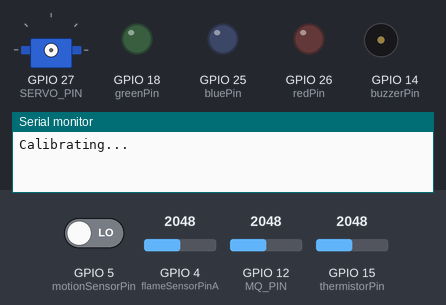
Bench run of a sketch on a simulated ESP32. Parts: servo, output pins drawn as LEDs (lit = HIGH), buzzer (waves = sounding, pin HIGH), the last lines printed to the serial monitor. The test bench sets the inputs (shaded band); at power-on: GPIO 4 (flameSensorPinA) = 2048, GPIO 5 (motionSensorPin) LOW, GPIO 12 (MQ_PIN) = 2048, GPIO 15 (thermistorPin) = 2048.

Above: at 0.1 s.
At 25.1 s:
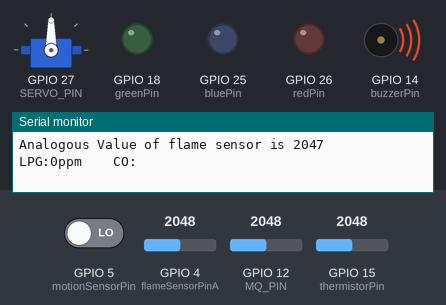
At 26.1 s:
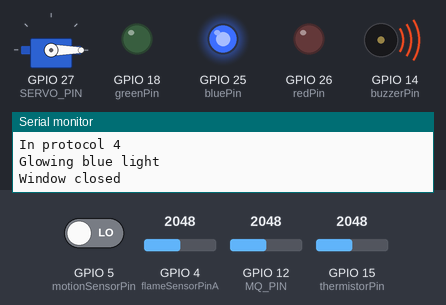
Timing chart, 0 to 27.6 s (numbered marks = the images above):
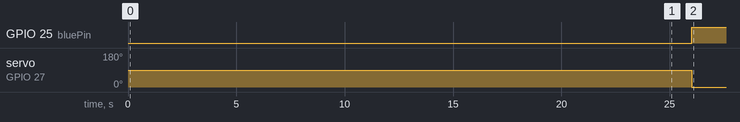

Measured:
- by itself, GPIO 25 (bluePin): LOW → HIGH at 26.0 s
- by itself, servo on GPIO 27 (SERVO_PIN): 90° → 0° at 26.0 s

The sketch:

another.ino
```cpp
#include <ESP32Servo.h>
#define         MQ_PIN                       (12)
#define         RL_VALUE                     (5)
#define         RO_CLEAN_AIR_FACTOR          (9.83)

#define         CALIBARAION_SAMPLE_TIMES     (50)
#define         CALIBRATION_SAMPLE_INTERVAL  (500)
#define         READ_SAMPLE_INTERVAL         (50)
#define         READ_SAMPLE_TIMES            (5)

#define         GAS_LPG                      (0)
#define         GAS_CO                       (1)
#define         GAS_SMOKE                    (2)

float           LPGCurve[3]  =  {2.3,0.21,-0.47};

float           COCurve[3]  =  {2.3,0.72,-0.34};

float           SmokeCurve[3] ={2.3,0.53,-0.44};
float           Ro           =  10;

#define SERVO_PIN 27
Servo servo;
int angle=0;

const int flameSensorPinA = 4;
const int flameThreshold=1800;

const int motionSensorPin = 5;

const int buzzerPin = 14;

const int thermistorPin = 15;


//dont use pin 34 & 35
const int redPin = 26;
const int greenPin = 18;
const int bluePin = 25;


const float R0 = 10000.0;
const float x0 = 28.0;
const float beta = 3950.0;

float calculateTemperature(int rawADC) {
  float R = R0 * (1023.0 / rawADC - 1.0);
  float T = 1.0 / ((log(R / R0) / beta) + (1.0 / (x0 + 273.15)));
  T -= 273.15;
  return T;
}


void setup() {
  Serial.begin(115200);
  pinMode(flameSensorPinA, INPUT);

  pinMode(motionSensorPin,INPUT);

  Serial.print("Calibrating...\n");
  Ro = MQCalibration(MQ_PIN);
  Serial.print("Calibration is done...\n");

  Serial.print("Ro=");
  Serial.print(Ro);
  Serial.print("kohm");
  Serial.print("\n");

  pinMode(thermistorPin,INPUT);

  pinMode(buzzerPin, OUTPUT);
  digitalWrite(buzzerPin,HIGH);

  servo.attach(SERVO_PIN);

  pinMode(redPin, OUTPUT);
  pinMode(greenPin, OUTPUT);
  pinMode(bluePin, OUTPUT);

}


void loop()
{
  int flameSensorValueA = analogRead(flameSensorPinA);
  Serial.println("--------------------------- --------------------------------");
  Serial.println("");

  Serial.print("Analogous Value of flame sensor is ");
  Serial.println(4095-flameSensorValueA);
  Serial.println("");

  Serial.print("LPG:");
   Serial.print(MQGetGasPercentage(MQRead(MQ_PIN)/Ro,GAS_LPG) );
   Serial.print( "ppm    " );
   Serial.print("CO:");
   Serial.print(MQGetGasPercentage(MQRead(MQ_PIN)/Ro,GAS_CO) );
   Serial.print( "ppm    " );
   Serial.print("SMOKE:");
   Serial.print(MQGetGasPercentage(MQRead(MQ_PIN)/Ro,GAS_SMOKE) );
   Serial.println( "ppm     " );
   Serial.println("");

  float rawADC = analogRead(thermistorPin);
  float temperature = calculateTemperature(rawADC);
  Serial.print("Temperature: ");
  Serial.print(temperature);
  Serial.println(" °C ,");
  Serial.println("");


  int motionSensorValue = digitalRead(motionSensorPin);

  if(( flameSensorValueA<flameThreshold))  //flame and smoke
  {
    if(motionSensorValue == HIGH)   // flame,smoke and a person inside
    {
      Serial.println("Motion Detected");
      protocol1();
    }
    else                            // flame,smoke but no one inside
    {
      Serial.println("No Motion Detected");
      protocol2();
    }
  }

  else if(MQGetGasPercentage(MQRead(MQ_PIN)/Ro,GAS_CO)>35)   // to indicate toxic levels of carbon monoxide
  {
    protocol3();
  }

  else                                        // no flame or smoke,normal conditions
  {
    protocol4();
  }

  delay(2000);

}

void protocol1()
{
  Serial.println("In protocol 1");
  // sprinkleWater(1);
  triggerBuzzer(1);
  // personStuck(1);
  controlLED(2);
  // runFan(0);
  window(1);
}

void protocol2()
{

  Serial.println("In protocol 2");
  // sprinkleWater(1);
  triggerBuzzer(1);
  // personStuck(0);
  controlLED(2);
  // runFan(0);
  window(1);
}

void protocol3()
{
    Serial.println("In protocol 3");

  // sprinkleWater(0);
   triggerBuzzer(0);
  // personStuck(0);
  controlLED(1);
  // runFan(1);
  window(1);
}

void protocol4()
{
    Serial.println("In protocol 4");

  // sprinkleWater(0);
   triggerBuzzer(0);
  // personStuck(0);
  controlLED(0);
  // runFan(0);
  window(0);
}


void triggerBuzzer(int value) {
  if(value==1)
  {
  digitalWrite(buzzerPin, LOW);
  Serial.println("Alarm triggered!");
  delay(250);
  digitalWrite(buzzerPin, HIGH);
  delay(250);
  }
  else
  {
    digitalWrite(buzzerPin,HIGH);
  }
}

//  void runFan(int value)
// {
//   if(value==1){
//    digitalWrite(fanPin, HIGH);
//     Serial.println("Turned on Fan");
//   }
//   else{
//     digitalWrite(fanPin, LOW);
//   }
// }

//  void sprinkleWater(int value)
// {
//   if(value==1){
//    digitalWrite(waterPin, HIGH);
//     Serial.println("Sprinkling Water");
//   }
//   else{
//      digitalWrite(waterPin, LOW);
//   }
// }

//  void personStuck(int value)
// {
//   if(value==1){
//    digitalWrite(rescuePin,HIGH);
//     Serial.println("Help! SOS Signal");
//   }
//   else{
//     digitalWrite(rescuePin,LOW);
//   }
// }

void window(int value)
{
  if(value==1)
  {
    angle=90;
    servo.write(angle);
    Serial.println("Opening window");
  }
  else
  {
    angle=0;
    servo.write(angle);
    Serial.println("Window closed");
  }
}


  void controlLED(int value) {
  switch (value) {
    case 0: // Blue light
      digitalWrite(redPin, LOW);
      digitalWrite(greenPin,LOW);
      digitalWrite(bluePin, HIGH);
      Serial.println("Glowing blue light");
      break;
    case 1: // Green light
      digitalWrite(redPin, LOW);
      digitalWrite(greenPin, HIGH);
      digitalWrite(bluePin, LOW);
      Serial.println("Glowing green light");
      break;
    case 2: // Red light
      digitalWrite(redPin, HIGH);
      digitalWrite(greenPin, LOW);
      digitalWrite(bluePin, LOW);
      Serial.println("Glowing red light");
      break;
    default: // Turn off all LEDs for unknown value
      digitalWrite(redPin, LOW);
      digitalWrite(greenPin, LOW);
      digitalWrite(bluePin, LOW);
      Serial.println("Glowing no light");
      break;
  }
}

float MQResistanceCalculation(int raw_adc)
{
  return ( ((float)RL_VALUE*(1023-raw_adc)/raw_adc));
}


float MQCalibration(int mq_pin)
{
  int i;
  float val=0;

  for (i=0;i<CALIBARAION_SAMPLE_TIMES;i++) {
    val += MQResistanceCalculation(analogRead(mq_pin));
    delay(CALIBRATION_SAMPLE_INTERVAL);
  }
  val = val/CALIBARAION_SAMPLE_TIMES;

  val = val/RO_CLEAN_AIR_FACTOR;

  return val;
}

float MQRead(int mq_pin)
{
  int i;
  float rs=0;

  for (i=0;i<READ_SAMPLE_TIMES;i++) {
    rs += MQResistanceCalculation(analogRead(mq_pin));
    delay(READ_SAMPLE_INTERVAL);
  }

  rs = rs/READ_SAMPLE_TIMES;

  return rs;
}

int MQGetGasPercentage(float rs_ro_ratio, int gas_id)
{
  if ( gas_id == GAS_LPG ) {
     return MQGetPercentage(rs_ro_ratio,LPGCurve);
  } else if ( gas_id == GAS_CO ) {
     return MQGetPercentage(rs_ro_ratio,COCurve);
  } else if ( gas_id == GAS_SMOKE ) {
     return MQGetPercentage(rs_ro_ratio,SmokeCurve);
  }

  return 0;
}

int  MQGetPercentage(float rs_ro_ratio, float *pcurve)
{
  return (pow(10,( ((log(rs_ro_ratio)-pcurve[1])/pcurve[2]) + pcurve[0])));
}
```
